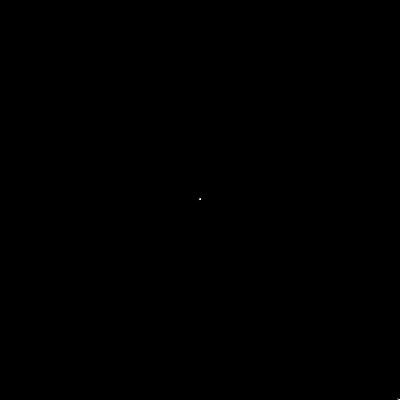
Frame 1 (no input)
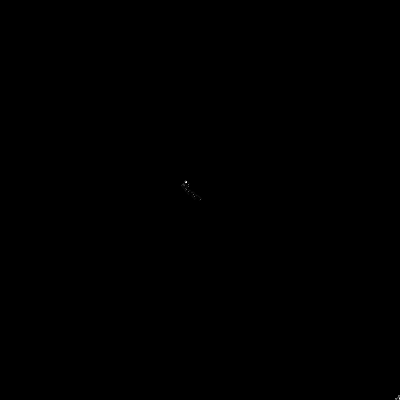
Frame 60 (the mouse pressed at the canvas centre just before this capture)
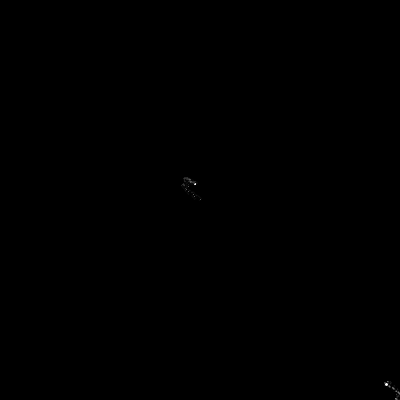
Frame 120 (the mouse held since frame 60 and released just before this capture)

The Processing sketch that drew these frames (run headless with seeded random() and noise(); from frame 60 on, the mouse is pressed at the canvas centre):

// Processing sketch: exercise03_var01
// ── exercise03_var01.pde
/*
Nature of Code - Introduction
Example I.3: Walker that tends to move to the right
Variation 01: OOP implementation. The Walkers tend to follow the mouse pointer. 

Author: Fabio Sasseron
https://github.com/whysasse/mcqb
*/


//Declara objeto
Andarilho a, b;

//Declara variáveis
int x, y;
int dia;

void setup() {
  size(400, 400);
  smooth();
  // noStroke();
  fill(255);
  desenha();
}

void draw() {
  a.anda();
  a.aparece();
  b.anda();
  b.aparece();
}

void mouseReleased() {
  desenha();
}

void desenha() {
  background(0);
  x = width/2;
  y = height/2;
  //Andarilho a aparece no meio da tela
  a = new Andarilho(x, y, 3); //Constrói o objeto
  //Andarilho b aparece no canto da tela
  b = new Andarilho(x*2, y*2, 4); //Constrói o objeto
}
// ── Andarilho.pde
class Andarilho {
  int x, y, dia;

  Andarilho(int xtemp, int ytemp, int diatemp) {
    x = xtemp;
    y = ytemp;
    dia = diatemp;
  }

  void aparece() {
    ellipse(x, y, dia, dia);
  }

  void anda() {
    int passo = int(random(5));
    if (passo == 0) {
      x++;
    } else if (passo == 1) {
      x--;
    } else if (passo == 2) {
      y++;
    } else if (passo == 3) {
      y--;
    } else {
      if (mouseX > x){
        if (mouseY > y){
          x++;
          y++;
        } else {
          x++;
          y--;
        }
      } else {
        if (mouseY > y){
          x--;
          y++;
        } else {
          x--;
          y--;
        }
      }
    }
  }
}
